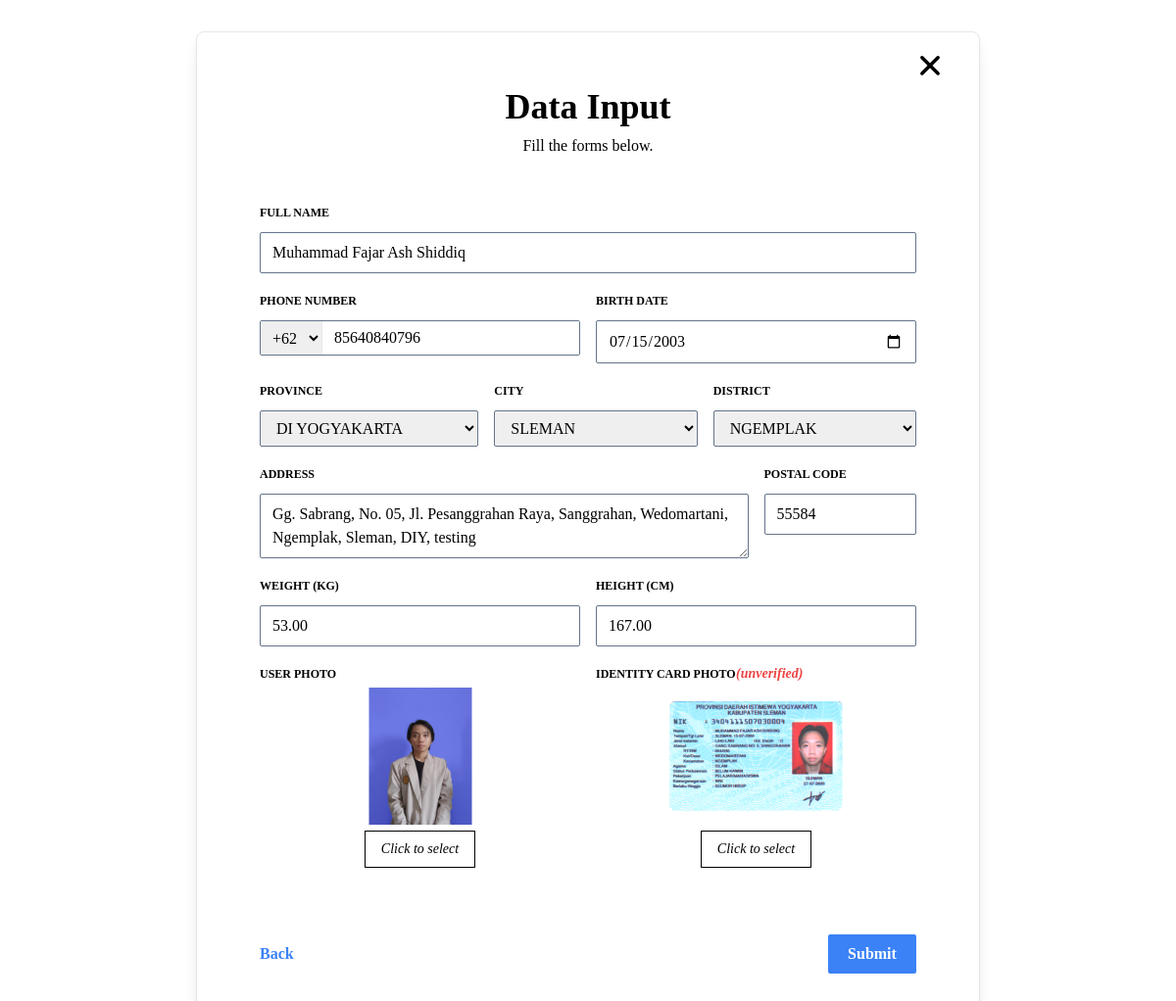
The page /userprofile/editdata.php (signed in) on the database as committed earlier.
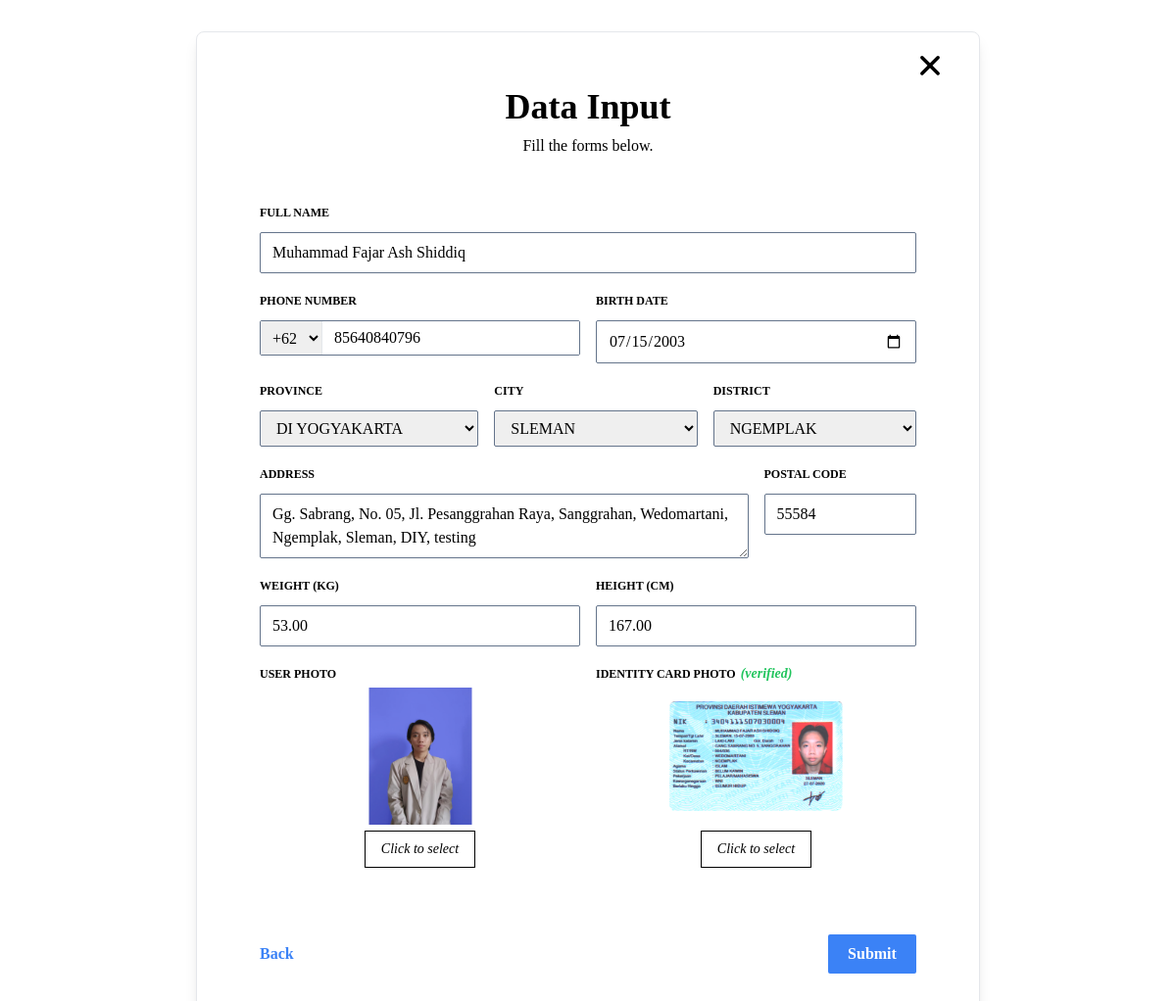
The same page on the database as committed later.
### src/userprofile/editdata.php (the view, shortened to what the changed rows need)
<?php
include '../connection.php';
$user_id = $_SESSION['user']['user_id'];
if ($_SESSION['user']['user_status'] == 'complete') {
    $get_user = $conn->query("SELECT * FROM user_detail WHERE user_id = '$user_id';");
    if ($get_user->num_rows > 0) {
        $row = $get_user->fetch_assoc();
    } else {
        echo 'user detail not found!';
    }
}
?>
<!DOCTYPE html>
<html lang="en">
<head>
    <link rel="stylesheet" href="../../dist/output.css">
    <script src="https://cdn.tailwindcss.com"></script>
</head>
<body>
    <div class="w-full flex justify-center items-center px-4">
        <div class="border flex flex-col justify-center items-center mt-[2rem] max-w-[50rem] py-12 px-16 rounded-lg shadow-lg relative mb-12 bg-white">
            <form method='POST' enctype="multipart/form-data" class="w-full">
                <div class="flex gap-4 mb-12 md:flex-row flex-col">
                    <div class="mb-5 flex flex-col md:w-1/2 w-full relative">
                        <label for="identitycard" class="mb-5 uppercase text-xs font-bold">Identity Card Photo</label>
                        <?php if ($_SESSION['user']['user_status'] == 'complete') : ?>
                            <?php if ($row['user_identity_status'] == 'verified') : ?>
                                <span class="text-green-500 font-bold absolute -top-[2px] text-sm right-[40%] md:right-[50%] translate-x-[70%] italic">(verified)</span>
                            <?php elseif ($row['user_identity_status'] == 'unverified') : ?>
                                <span class="text-red-500 font-bold absolute -top-[2px] text-sm right-[40%] md:right-[50%] translate-x-[70%] italic">(unverified)</span>
                            <?php else : ?>
                                <span class="text-red-500 font-bold absolute -top-[2px] text-sm right-[40%] md:right-[50%] translate-x-[70%] italic">(rejected)</span>
                            <?php endif; ?>
                        <?php endif; ?>
                        <div class="flex flex-col items-center">
                            <?php if ($_SESSION['user']['user_status'] == 'complete') : ?>
                                <img src="../../assets/img/userdata/<?php echo $row['user_identity_card']; ?>?timestamp=<?php echo time(); ?>" class="h-28 mb-5 cursor-pointer" id='prev1' alt="identity_card" onclick="handleClickIdentity()">
                            <?php else : ?>
                                <img src="" class="max-h-28 mb-5 cursor-pointer" id='prev1' onclick="handleClickIdentity()">
                            <?php endif; ?>
                            <label for="identitycard" class="border border-black px-4 py-2 text-sm hover:bg-slate-200 italic cursor-pointer">
                            </label>
                        </div>
                    </div>
                </div>
            </form>
        </div>
    </div>
</body>
</html>

Rows that differ between the two databases and show on the page:
changed user_detail "Muhammad Fajar Ash Shiddiq": user_identity_status "unverified" → "verified" (drawn)
Other text that changed with them:
text no longer shown: "(unverified)"
text now shown: "(verified)"
